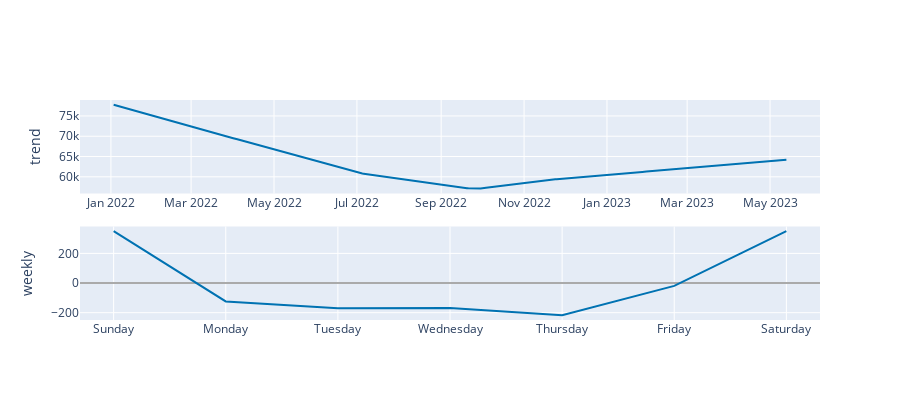

Notebook code cell kept with this figure:
### Code cell
# 세부 컴포넌트 이용해서 내용 확인
plot_components_plotly(m ,forecast)

### Figure 1 — Plotly figure (JSON) as saved in the notebook; plotly's stock layout.template omitted (floating-point values rounded to 4 significant figures; data arrays with more than 128 entries replaced by an {"elided": "..."} marker saying what was removed)
{"data": [{"line": {"color": "#0072B2", "width": 2}, "mode": "lines", "name": "trend", "type": "scatter", "x": {"elided": "347 str values"}, "xaxis": "x", "y": {"elided": "347 float values"}, "yaxis": "y"}, {"line": {"color": "rgba(0, 114, 178, 0.2)", "width": 0}, "mode": "lines", "name": "trend_upper", "type": "scatter", "x": {"elided": "347 str values"}, "xaxis": "x", "y": {"elided": "347 float values"}, "yaxis": "y"}, {"fill": "tonexty", "fillcolor": "rgba(0, 114, 178, 0.2)", "line": {"color": "rgba(0, 114, 178, 0.2)", "width": 0}, "mode": "lines", "name": "trend_lower", "type": "scatter", "x": {"elided": "347 str values"}, "xaxis": "x", "y": {"elided": "347 float values"}, "yaxis": "y"}, {"line": {"color": "#0072B2", "width": 2}, "mode": "lines", "name": "weekly", "type": "scatter", "x": ["2017-01-01T00:00:00", "2017-01-02T00:00:00", "2017-01-03T00:00:00", "2017-01-04T00:00:00", "2017-01-05T00:00:00", "2017-01-06T00:00:00", "2017-01-07T00:00:00"], "xaxis": "x2", "y": [349.9, -124.3, -170.2, -167.9, -217.8, -19.53, 349.9], "yaxis": "y2"}], "layout": {"height": 400, "showlegend": false, "width": 900, "xaxis": {"anchor": "y", "domain": [0, 1], "range": ["2021-12-09T06:00:00", "2023-06-06T18:00:00"], "type": "date"}, "xaxis2": {"anchor": "y2", "domain": [0, 1], "range": ["2016-12-31T16:48:00", "2017-01-07T07:12:00"], "tickformat": "%A", "type": "date"}, "yaxis": {"anchor": "x", "domain": [0.575, 1], "rangemode": "normal", "title": {"text": "trend"}, "zerolinecolor": "#AAA"}, "yaxis2": {"anchor": "x2", "domain": [0, 0.425], "title": {"text": "weekly"}, "zerolinecolor": "#AAA"}}}
